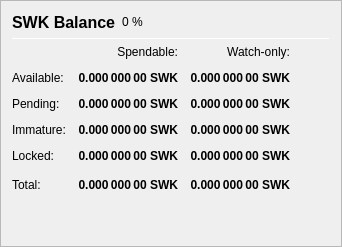
                   <widget class="QFrame" name="frame_Balances">
                    <property name="frameShape">
                     <enum>QFrame::StyledPanel</enum>
                    </property>
                    <property name="frameShadow">
                     <enum>QFrame::Raised</enum>
                    </property>
                    <layout class="QVBoxLayout" name="verticalLayout_4">
                     <item>
                      <layout class="QHBoxLayout" name="horizontalLayout_4">
                       <item>
                        <widget class="QLabel" name="label_5">
                         <property name="minimumSize">
                          <size>
                           <width>0</width>
                           <height>20</height>
                          </size>
                         </property>
                         <property name="font">
                          <font>
                           <pointsize>12</pointsize>
                           <weight>75</weight>
                           <bold>true</bold>
                          </font>
                         </property>
                         <property name="text">
                          <string>SWK Balance</string>
                         </property>
                        </widget>
                       </item>
                       <item>
                        <widget class="QLabel" name="labelSWKPercent">
                         <property name="text">
                          <string notr="true">0 %</string>
                         </property>
                        </widget>
                       </item>
                       <item>
                        <spacer name="horizontalSpacer_3">
                         <property name="orientation">
                          <enum>Qt::Horizontal</enum>
                         </property>
                         <property name="sizeHint" stdset="0">
                          <size>
                           <width>40</width>
                           <height>20</height>
                          </size>
                         </property>
                        </spacer>
                       </item>
                      </layout>
                     </item>
                     <item>
                      <widget class="Line" name="line_Balance">
                       <property name="minimumSize">
                        <size>
                         <width>0</width>
                         <height>1</height>
                        </size>
                       </property>
                       <property name="maximumSize">
                        <size>
                         <width>16777215</width>
                         <height>1</height>
                        </size>
                       </property>
                       <property name="orientation">
                        <enum>Qt::Horizontal</enum>
                       </property>
                      </widget>
                     </item>
                     <item>
                      <layout class="QGridLayout" name="gridLayout">
                       <property name="spacing">
                        <number>12</number>
                       </property>
                       <item row="0" column="1">
                        <widget class="QLabel" name="labelSpendable">
                         <property name="text">
                          <string>Spendable:</string>
                         </property>
                         <property name="alignment">
                          <set>Qt::AlignRight|Qt::AlignTrailing|Qt::AlignVCenter</set>
                         </property>
                        </widget>
                       </item>
                       <item row="0" column="2">
                        <widget class="QLabel" name="labelWatchonly">
                         <property name="text">
                          <string>Watch-only:</string>
                         </property>
                         <property name="alignment">
                          <set>Qt::AlignRight|Qt::AlignTrailing|Qt::AlignVCenter</set>
                         </property>
                        </widget>
                       </item>
                       <item row="1" column="0">
                        <widget class="QLabel" name="labelBalanceText">
                         <property name="text">
                          <string>Available:</string>
                         </property>
                        </widget>
                       </item>
                       <item row="1" column="1">
                        <widget class="QLabel" name="labelBalance">
                         <property name="font">
                          <font>
                           <weight>75</weight>
                           <bold>true</bold>
                          </font>
                         </property>
                         <property name="cursor">
                          <cursorShape>IBeamCursor</cursorShape>
                         </property>
                         <property name="toolTip">
                          <string>Your current spendable balance</string>
                         </property>
                         <property name="text">
                          <string notr="true">0.000 000 00 SWK</string>
                         </property>
                         <property name="alignment">
                          <set>Qt::AlignRight|Qt::AlignTrailing|Qt::AlignVCenter</set>
                         </property>
                         <property name="textInteractionFlags">
                          <set>Qt::LinksAccessibleByMouse|Qt::TextSelectableByKeyboard|Qt::TextSelectableByMouse</set>
                         </property>
                        </widget>
                       </item>
                       <item row="1" column="2">
                        <widget class="QLabel" name="labelWatchAvailable">
                         <property name="font">
                          <font>
                           <weight>75</weight>
                           <bold>true</bold>
                          </font>
                         </property>
                         <property name="cursor">
                          <cursorShape>IBeamCursor</cursorShape>
                         </property>
                         <property name="toolTip">
                          <string>Your current balance in watch-only addresses</string>
                         </property>
                         <property name="text">
                          <string notr="true">0.000 000 00 SWK</string>
                         </property>
                         <property name="alignment">
                          <set>Qt::AlignRight|Qt::AlignTrailing|Qt::AlignVCenter</set>
                         </property>
                         <property name="textInteractionFlags">
                          <set>Qt::LinksAccessibleByMouse|Qt::TextSelectableByKeyboard|Qt::TextSelectableByMouse</set>
                         </property>
                        </widget>
                       </item>
                       <item row="2" column="0">
                        <widget class="QLabel" name="labelPendingText">
                         <property name="text">
                          <string>Pending:</string>
                         </property>
                        </widget>
                       </item>
                       <item row="2" column="1">
                        <widget class="QLabel" name="labelUnconfirmed">
                         <property name="font">
                          <font>
                           <weight>75</weight>
                           <bold>true</bold>
                          </font>
                         </property>
                         <property name="cursor">
                          <cursorShape>IBeamCursor</cursorShape>
                         </property>
                         <property name="toolTip">
                          <string>Total of transactions that have yet to be confirmed, and do not yet count toward the spendable balance</string>
                         </property>
                         <property name="text">
                          <string notr="true">0.000 000 00 SWK</string>
                         </property>
                         <property name="alignment">
                          <set>Qt::AlignRight|Qt::AlignTrailing|Qt::AlignVCenter</set>
                         </property>
                         <property name="textInteractionFlags">
                          <set>Qt::LinksAccessibleByMouse|Qt::TextSelectableByKeyboard|Qt::TextSelectableByMouse</set>
                         </property>
                        </widget>
                       </item>
                       <item row="2" column="2">
                        <widget class="QLabel" name="labelWatchPending">
                         <property name="font">
                          <font>
                           <weight>75</weight>
                           <bold>true</bold>
                          </font>
                         </property>
                         <property name="cursor">
                          <cursorShape>IBeamCursor</cursorShape>
                         </property>
                         <property name="toolTip">
                          <string>Unconfirmed transactions to watch-only addresses</string>
                         </property>
                         <property name="text">
                          <string notr="true">0.000 000 00 SWK</string>
                         </property>
                         <property name="alignment">
                          <set>Qt::AlignRight|Qt::AlignTrailing|Qt::AlignVCenter</set>
                         </property>
                         <property name="textInteractionFlags">
                          <set>Qt::LinksAccessibleByMouse|Qt::TextSelectableByKeyboard|Qt::TextSelectableByMouse</set>
                         </property>
                        </widget>
                       </item>
                       <item row="3" column="0">
                        <widget class="QLabel" name="labelImmatureText">
                         <property name="text">
                          <string>Immature:</string>
                         </property>
                        </widget>
                       </item>
                       <item row="3" column="1">
                        <widget class="QLabel" name="labelImmature">
                         <property name="font">
                          <font>
                           <weight>75</weight>
                           <bold>true</bold>
                          </font>
                         </property>
                         <property name="cursor">
                          <cursorShape>IBeamCursor</cursorShape>
                         </property>
                         <property name="toolTip">
                          <string>Staked or masternode rewards that has not yet matured</string>
                         </property>
                         <property name="text">
                          <string notr="true">0.000 000 00 SWK</string>
                         </property>
                         <property name="alignment">
                          <set>Qt::AlignRight|Qt::AlignTrailing|Qt::AlignVCenter</set>
                         </property>
                         <property name="textInteractionFlags">
                          <set>Qt::LinksAccessibleByMouse|Qt::TextSelectableByKeyboard|Qt::TextSelectableByMouse</set>
                         </property>
                        </widget>
                       </item>
                       <item row="3" column="2">
                        <widget class="QLabel" name="labelWatchImmature">
                         <property name="font">
                          <font>
                           <weight>75</weight>
                           <bold>true</bold>
                          </font>
                         </property>
                         <property name="cursor">
                          <cursorShape>IBeamCursor</cursorShape>
                         </property>
                         <property name="toolTip">
                          <string>Staked or masternode rewards in watch-only addresses that has not yet matured</string>
                         </property>
                         <property name="text">
                          <string notr="true">0.000 000 00 SWK</string>
                         </property>
                         <property name="alignment">
                          <set>Qt::AlignRight|Qt::AlignTrailing|Qt::AlignVCenter</set>
                         </property>
                         <property name="textInteractionFlags">
                          <set>Qt::LinksAccessibleByMouse|Qt::TextSelectableByKeyboard|Qt::TextSelectableByMouse</set>
                         </property>
                        </widget>
                       </item>
                       <item row="4" column="0">
                        <widget class="QLabel" name="labelLockedBalanceText">
                         <property name="toolTip">
                          <string>Locked SWK or Masternode collaterals. These are excluded from zSWK minting.</string>
                         </property>
                         <property name="text">
                          <string>Locked:</string>
                         </property>
                        </widget>
                       </item>
                       <item row="4" column="1">
                        <widget class="QLabel" name="labelLockedBalance">
                         <property name="font">
                          <font>
                           <weight>75</weight>
                           <bold>true</bold>
                          </font>
                         </property>
                         <property name="cursor">
                          <cursorShape>IBeamCursor</cursorShape>
                         </property>
                         <property name="toolTip">
                          <string>Locked SWK or Masternode collaterals. These are excluded from zSWK minting.</string>
                         </property>
                         <property name="text">
                          <string notr="true">0.000 000 00 SWK</string>
                         </property>
                         <property name="alignment">
                          <set>Qt::AlignRight|Qt::AlignTrailing|Qt::AlignVCenter</set>
                         </property>
                         <property name="textInteractionFlags">
                          <set>Qt::LinksAccessibleByMouse|Qt::TextSelectableByKeyboard|Qt::TextSelectableByMouse</set>
                         </property>
                        </widget>
                       </item>
                       <item row="4" column="2">
                        <widget class="QLabel" name="labelWatchLocked">
                         <property name="font">
                          <font>
                           <weight>75</weight>
                           <bold>true</bold>
                          </font>
                         </property>
                         <property name="cursor">
                          <cursorShape>IBeamCursor</cursorShape>
                         </property>
                         <property name="toolTip">
                          <string>Current locked balance in watch-only addresses</string>
                         </property>
                         <property name="text">
                          <string notr="true">0.000 000 00 SWK</string>
                         </property>
                         <property name="alignment">
                          <set>Qt::AlignRight|Qt::AlignTrailing|Qt::AlignVCenter</set>
                         </property>
                         <property name="textInteractionFlags">
                          <set>Qt::LinksAccessibleByMouse|Qt::TextSelectableByKeyboard|Qt::TextSelectableByMouse</set>
                         </property>
                        </widget>
                       </item>
                       <item row="5" column="0">
                        <widget class="QLabel" name="labelTotalText">
                         <property name="toolTip">
                          <string>Your current SYNERGYWORK balance, unconfirmed and immature transactions included</string>
                         </property>
                         <property name="text">
                          <string>Total:</string>
                         </property>
                        </widget>
                       </item>
                       <item row="5" column="1">
                        <widget class="QLabel" name="labelTotal">
                         <property name="font">
                          <font>
                           <weight>75</weight>
                           <bold>true</bold>
                          </font>
                         </property>
                         <property name="cursor">
                          <cursorShape>IBeamCursor</cursorShape>
                         </property>
                         <property name="toolTip">
                          <string>Your current SYNERGYWORK balance, unconfirmed and immature transactions included</string>
                         </property>
                         <property name="text">
                          <string notr="true">0.000 000 00 SWK</string>
                         </property>
                         <property name="alignment">
                          <set>Qt::AlignRight|Qt::AlignTrailing|Qt::AlignVCenter</set>
                         </property>
                         <property name="textInteractionFlags">
                          <set>Qt::LinksAccessibleByMouse|Qt::TextSelectableByKeyboard|Qt::TextSelectableByMouse</set>
                         </property>
                        </widget>
                       </item>
                       <item row="5" column="2">
                        <widget class="QLabel" name="labelWatchTotal">
                         <property name="font">
                          <font>
                           <weight>75</weight>
                           <bold>true</bold>
                          </font>
                         </property>
                         <property name="cursor">
                          <cursorShape>IBeamCursor</cursorShape>
                         </property>
                         <property name="toolTip">
                          <string>Current total balance in watch-only addresses</string>
                         </property>
                         <property name="text">
                          <string notr="true">0.000 000 00 SWK</string>
                         </property>
                         <property name="alignment">
                          <set>Qt::AlignRight|Qt::AlignTrailing|Qt::AlignVCenter</set>
                         </property>
                         <property name="textInteractionFlags">
                          <set>Qt::LinksAccessibleByMouse|Qt::TextSelectableByKeyboard|Qt::TextSelectableByMouse</set>
                         </property>
                        </widget>
                       </item>
                       <item row="5" column="3">
                        <spacer name="horizontalSpacer_9">
                         <property name="orientation">
                          <enum>Qt::Horizontal</enum>
                         </property>
                         <property name="sizeHint" stdset="0">
                          <size>
                           <width>40</width>
                           <height>20</height>
                          </size>
                         </property>
                        </spacer>
                       </item>
                      </layout>
                     </item>
                     <item>
                      <spacer name="verticalSpacer_3">
                       <property name="orientation">
                        <enum>Qt::Vertical</enum>
                       </property>
                       <property name="sizeHint" stdset="0">
                        <size>
                         <width>20</width>
                         <height>40</height>
                        </size>
                       </property>
                      </spacer>
                     </item>
                    </layout>
                   </widget>
